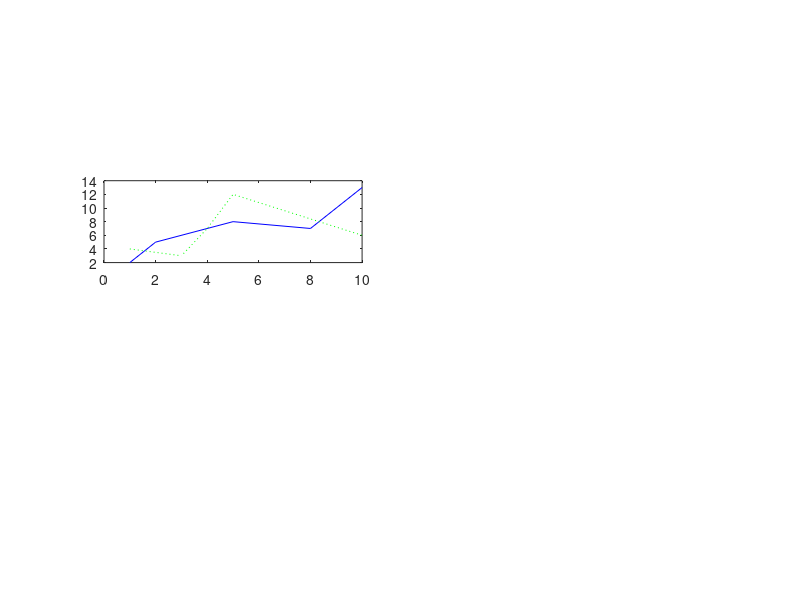

MATLAB code to generate this figure:
clc;
close all;
x1 = [1 2 5 8 10]; y1 =[2 5 8 7 13];
x2=[1 3 4 5 10]; y2=[4 3 7 12 6];

subplot(4, 2, 3);
plot(x1, y1, '-b', x2, y2, ':g');
